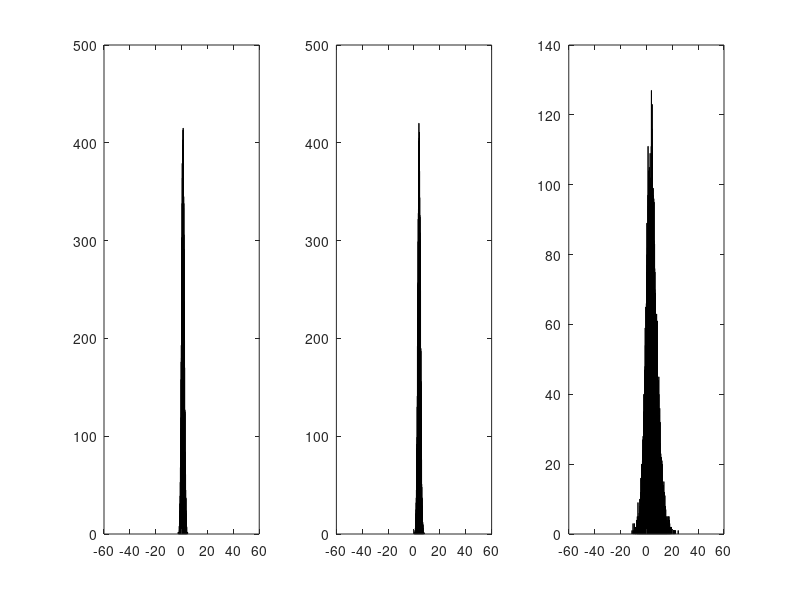

MATLAB code for this plot:
clear all
close all
clc

num = 10000;

X = normrnd(1, 1, [num, 1]);
Y = normrnd(4, 1, [num, 1]);


Z = X .* Y;


line = -50:0.1:50;



figure
subplot(1, 3, 1)
hist(X, line)
subplot(1, 3, 2)
hist(Y, line)
subplot(1, 3, 3)
hist(Z, line)

% 
% data = normrnd(0, 1, [num, 1]);
% 
% 
% figure
% hist(data, -5:0.01:5)
% 
% 
% 
% 
% figure
% hist1 = hist(data, -5:0.01:5)
% bar(hist1, 1)
